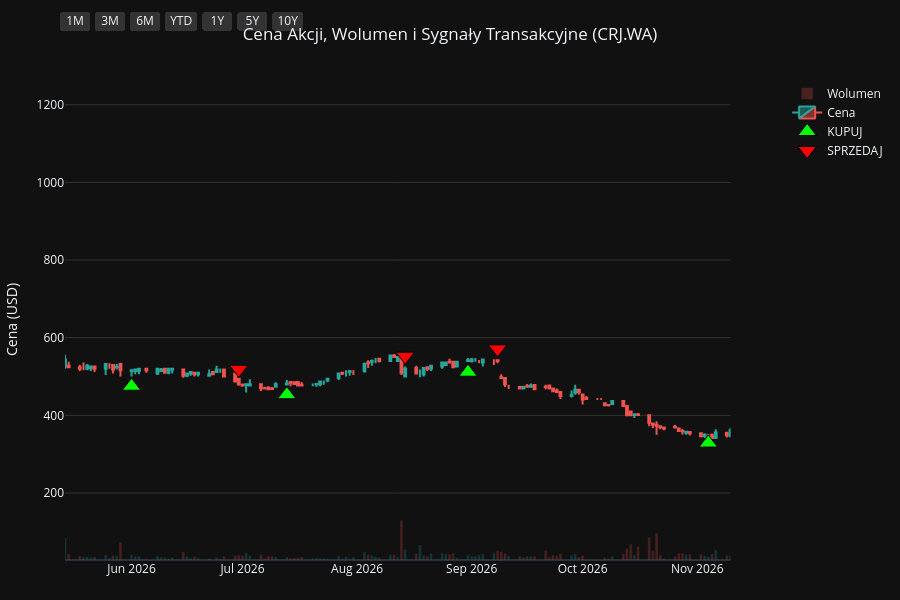
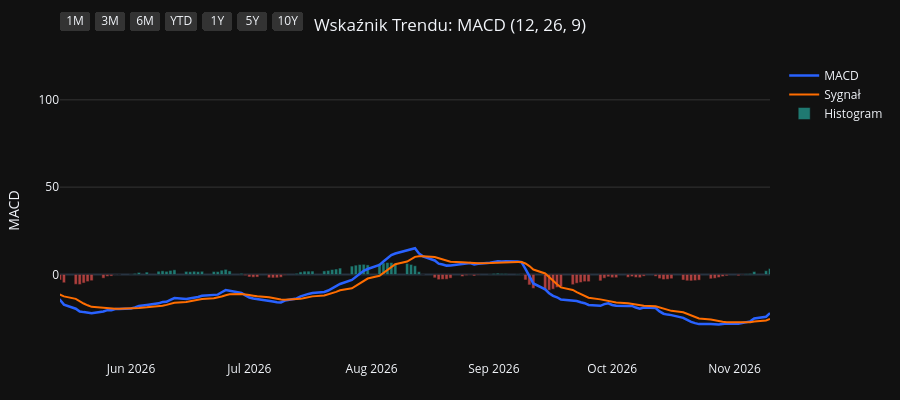
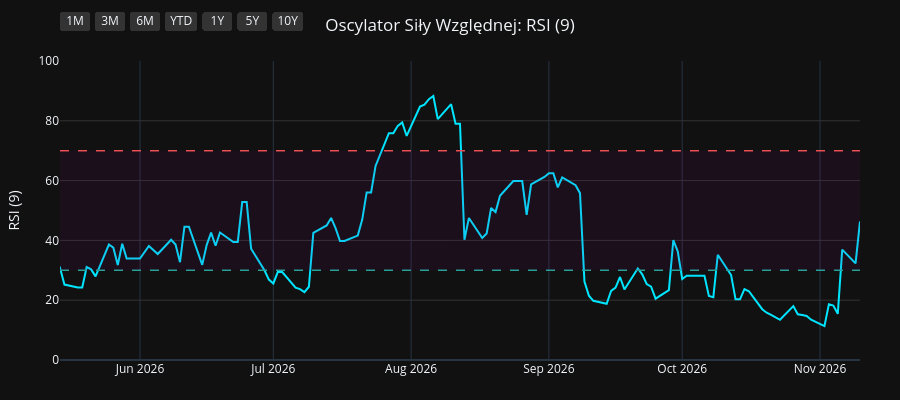
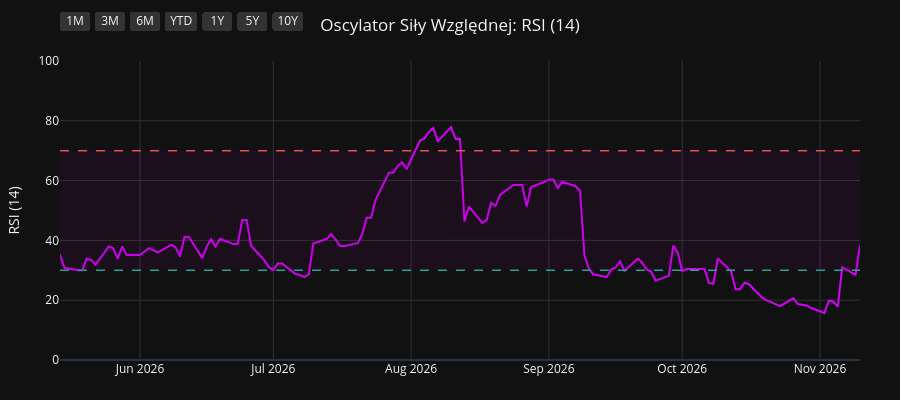

Source (notebook cell) for these figures, in order:
### Code cell
import os
import yfinance as yf
import pandas as pd
import pandas_ta as ta
import plotly.graph_objects as go
from plotly.subplots import make_subplots

# 1. Pobranie i przygotowanie danych
symbol = os.environ.get("STOCK_TICKER", "").strip().upper()
if not symbol:
    raise RuntimeError("Set STOCK_TICKER before running price_extractor.ipynb")
df = yf.Ticker(symbol).history(period="10y")
df.index = df.index.tz_localize(None)

# Wskaźniki i sygnały
df.ta.macd(fast=12, slow=26, signal=9, append=True)
df.ta.rsi(length=9, append=True)
df.ta.rsi(length=14, append=True)
df.ta.rsi(length=21, append=True)
df.dropna(inplace=True)

macd = df['MACD_12_26_9']
signal = df['MACDs_12_26_9']
wczorajszy_macd = macd.shift(1)
wczorajszy_signal = signal.shift(1)

df['Decyzja'] = 'BRAK'
df.loc[(macd > signal) & (wczorajszy_macd <= wczorajszy_signal), 'Decyzja'] = 'KUPUJ'
df.loc[(macd < signal) & (wczorajszy_macd >= wczorajszy_signal), 'Decyzja'] = 'SPRZEDAJ'

df_kupuj = df[df['Decyzja'] == 'KUPUJ']
df_sprzedaj = df[df['Decyzja'] == 'SPRZEDAJ']
df_dywidendy = df[df['Dividends'] > 0]
df_splity = df[df['Stock Splits'] > 0]

# Wspólna konfiguracja osi X
konfiguracja_osi_x = dict(
    type="date",
    showspikes=True, spikemode="across", spikesnap="cursor", spikedash="dot", spikecolor="#ffffff", spikethickness=1, hoverformat="%Y-%m-%d",
    rangeselector=dict(
        buttons=list([
            dict(count=1, label="1M", step="month", stepmode="backward"),
            dict(count=3, label="3M", step="month", stepmode="backward"),
            dict(count=6, label="6M", step="month", stepmode="backward"),
            dict(count=1, label="YTD", step="year", stepmode="todate"),
            dict(count=1, label="1Y", step="year", stepmode="backward"),
            dict(count=5, label="5Y", step="year", stepmode="backward"),
            dict(step="all", label="10Y")
        ]),
        bgcolor="#333333", activecolor="#2962ff", x=0, y=1.1
    )
)

# ==========================================
# WYKRES 1: CENA + WOLUMEN + SYGNAŁY
# ==========================================
fig1 = make_subplots(specs=[[{"secondary_y": True}]])

kolory_wolumenu = ['#26a69a' if row['Close'] >= row['Open'] else '#ef5350' for index, row in df.iterrows()]
fig1.add_trace(go.Bar(x=df.index, y=df['Volume'], marker_color=kolory_wolumenu, opacity=0.25, name='Wolumen'), secondary_y=True)
fig1.add_trace(go.Candlestick(x=df.index, open=df['Open'], high=df['High'], low=df['Low'], close=df['Close'], name='Cena', increasing_line_color='#26a69a', decreasing_line_color='#ef5350'), secondary_y=False)
fig1.add_trace(go.Scatter(x=df_kupuj.index, y=df_kupuj['Low'] * 0.95, customdata=df_kupuj[['Low', 'High']], mode='markers', marker=dict(symbol='triangle-up', size=16, color='#00ff00', line=dict(width=1, color='black')), name='KUPUJ', hovertemplate='KUPUJ<br>Najniższa: %{customdata[0]:.2f}<br>Najwyższa: %{customdata[1]:.2f}<extra></extra>'), secondary_y=False)
fig1.add_trace(go.Scatter(x=df_sprzedaj.index, y=df_sprzedaj['High'] * 1.05, customdata=df_sprzedaj[['Low', 'High']], mode='markers', marker=dict(symbol='triangle-down', size=16, color='#ff0000', line=dict(width=1, color='black')), name='SPRZEDAJ', hovertemplate='SPRZEDAJ<br>Najniższa: %{customdata[0]:.2f}<br>Najwyższa: %{customdata[1]:.2f}<extra></extra>'), secondary_y=False)

if not df_dywidendy.empty:
    fig1.add_trace(go.Scatter(x=df_dywidendy.index, y=df_dywidendy['Low'] * 0.90, mode='markers+text', marker=dict(symbol='circle', size=12, color='#29b6f6', line=dict(width=1, color='white')), text=df_dywidendy['Dividends'].apply(lambda x: f"{x}$"), textposition="bottom center", name='Dywidenda', showlegend=False, hovertemplate='Dywidenda: %{text}<extra></extra>', textfont=dict(color="#29b6f6")), secondary_y=False)
if not df_splity.empty:
                    fig1.add_trace(go.Scatter(x=df_splity.index, y=df_splity['High'], mode='markers+text', marker=dict(symbol='star', size=16, color='#ffee58', line=dict(width=1, color='black')), text=df_splity['Stock Splits'].apply(lambda x: f"{x:g}:1" if x >= 1 else f"1:{1 / x:g}"), textposition="top center", name='Split', hovertemplate='%{text}<extra></extra>', textfont=dict(color="#ffee58")), secondary_y=False)

fig1.update_layout(title=dict(text=f"Cena Akcji, Wolumen i Sygnały Transakcyjne ({symbol})", x=0.5, xanchor='center'), dragmode='pan', xaxis_rangeslider_visible=False, template='plotly_dark', height=600, hovermode='x unified', margin=dict(l=60, r=40, t=60, b=40))
fig1.update_xaxes(**konfiguracja_osi_x)
fig1.update_xaxes(range=[df.index.max() - pd.Timedelta(days=180), df.index.max()])
fig1.update_yaxes(title_text="Cena (USD)", secondary_y=False, gridcolor='#333333')
fig1.update_yaxes(range=[0, df['Volume'].max() * 4], showgrid=False, showticklabels=False, secondary_y=True)
fig1.show(config={'scrollZoom': True})

# ==========================================
# WYKRES 2: WSKAŹNIK MACD
# ==========================================
fig2 = go.Figure()
fig2.add_trace(go.Scatter(x=df.index, y=df['MACD_12_26_9'], line=dict(color='#2962ff', width=2.5), name='MACD'))
fig2.add_trace(go.Scatter(x=df.index, y=df['MACDs_12_26_9'], line=dict(color='#ff6d00', width=2), name='Sygnał'))
kolory_macd = ['#26a69a' if val >= 0 else '#ef5350' for val in df['MACDh_12_26_9']]
fig2.add_trace(go.Bar(x=df.index, y=df['MACDh_12_26_9'], marker_color=kolory_macd, name='Histogram', opacity=0.7))
fig2.update_layout(title=dict(text="Wskaźnik Trendu: MACD (12, 26, 9)", x=0.5, xanchor='center'), dragmode='pan', xaxis_rangeslider_visible=False, template='plotly_dark', height=400, hovermode='x unified', margin=dict(l=60, r=40, t=60, b=40))
fig2.update_xaxes(**konfiguracja_osi_x)
fig2.update_xaxes(range=[df.index.max() - pd.Timedelta(days=180), df.index.max()])
fig2.update_yaxes(title_text="MACD", gridcolor='#333333')
fig2.show(config={'scrollZoom': True})

# ==========================================
# WYKRES 3: OSCYLATOR RSI (9)
# ==========================================
fig3 = go.Figure()
fig3.add_trace(go.Scatter(x=df.index, y=df['RSI_9'], line=dict(color='#00e5ff', width=2), name='RSI (9)'))
fig3.add_hline(y=70, line_dash="dash", line_color="#ef5350", line_width=1.5)
fig3.add_hline(y=30, line_dash="dash", line_color="#26a69a", line_width=1.5)
fig3.add_hrect(y0=30, y1=70, line_width=0, fillcolor="purple", opacity=0.1)
fig3.update_layout(title=dict(text="Oscylator Siły Względnej: RSI (9)", x=0.5, xanchor='center'), dragmode='pan', xaxis_rangeslider_visible=False, template='plotly_dark', height=400, hovermode='x unified', margin=dict(l=60, r=40, t=60, b=40))
fig3.update_xaxes(**konfiguracja_osi_x)
fig3.update_xaxes(range=[df.index.max() - pd.Timedelta(days=180), df.index.max()])
fig3.update_yaxes(title_text="RSI (9)", range=[0, 100], gridcolor='#333333')
fig3.show(config={'scrollZoom': True})

# ==========================================
# WYKRES 4: OSCYLATOR RSI (14)
# ==========================================
fig4 = go.Figure()
fig4.add_trace(go.Scatter(x=df.index, y=df['RSI_14'], line=dict(color='#d500f9', width=2), name='RSI (14)'))
fig4.add_hline(y=70, line_dash="dash", line_color="#ef5350", line_width=1.5)
fig4.add_hline(y=30, line_dash="dash", line_color="#26a69a", line_width=1.5)
fig4.add_hrect(y0=30, y1=70, line_width=0, fillcolor="purple", opacity=0.1)
fig4.update_layout(title=dict(text="Oscylator Siły Względnej: RSI (14)", x=0.5, xanchor='center'), dragmode='pan', xaxis_rangeslider_visible=False, template='plotly_dark', height=400, hovermode='x unified', margin=dict(l=60, r=40, t=60, b=40))
fig4.update_xaxes(**konfiguracja_osi_x)
fig4.update_xaxes(range=[df.index.max() - pd.Timedelta(days=180), df.index.max()])
fig4.update_yaxes(title_text="RSI (14)", range=[0, 100], gridcolor='#333333')
fig4.show(config={'scrollZoom': True})

# ==========================================
# WYKRES 5: OSCYLATOR RSI (21)
# ==========================================
fig5 = go.Figure()
fig5.add_trace(go.Scatter(x=df.index, y=df['RSI_21'], line=dict(color='#64dd17', width=2), name='RSI (21)'))
fig5.add_hline(y=70, line_dash="dash", line_color="#ef5350", line_width=1.5)
fig5.add_hline(y=30, line_dash="dash", line_color="#26a69a", line_width=1.5)
fig5.add_hrect(y0=30, y1=70, line_width=0, fillcolor="purple", opacity=0.1)
fig5.update_layout(title=dict(text="Oscylator Siły Względnej: RSI (21)", x=0.5, xanchor='center'), dragmode='pan', xaxis_rangeslider_visible=False, template='plotly_dark', height=400, hovermode='x unified', margin=dict(l=60, r=40, t=60, b=40))
fig5.update_xaxes(**konfiguracja_osi_x)
fig5.update_xaxes(range=[df.index.max() - pd.Timedelta(days=180), df.index.max()])
fig5.update_yaxes(title_text="RSI (21)", range=[0, 100], gridcolor='#333333')
fig5.show(config={'scrollZoom': True})

### Figure 1 — Plotly figure (JSON) as saved in the notebook; plotly's stock layout.template omitted (floating-point values rounded to 4 significant figures; data arrays with more than 128 entries replaced by an {"elided": "..."} marker saying what was removed)
{"data": [{"marker": {"color": {"elided": "2061 str values"}}, "name": "Wolumen", "opacity": 0.25, "type": "bar", "x": {"elided": "2061 str values"}, "xaxis": "x", "y": {"elided": "2061 int values"}, "yaxis": "y2"}, {"close": {"elided": "2061 float values"}, "decreasing": {"line": {"color": "#ef5350"}}, "high": {"elided": "2061 float values"}, "increasing": {"line": {"color": "#26a69a"}}, "low": {"elided": "2061 float values"}, "name": "Cena", "open": {"elided": "2061 float values"}, "type": "candlestick", "x": {"elided": "2061 str values"}, "xaxis": "x", "yaxis": "y"}, {"customdata": {"elided": "82x2 float values"}, "hovertemplate": "KUPUJ<br>Najniższa: %{customdata[0]:.2f}<br>Najwyższa: %{customdata[1]:.2f}<extra></extra>", "marker": {"color": "#00ff00", "line": {"color": "black", "width": 1}, "size": 16, "symbol": "triangle-up"}, "mode": "markers", "name": "KUPUJ", "type": "scatter", "x": ["2018-11-07T00:00:00", "2018-11-26T00:00:00", "2018-12-12T00:00:00", "2019-01-02T00:00:00", "2019-04-04T00:00:00", "2019-05-06T00:00:00", "2019-06-17T00:00:00", "2019-07-25T00:00:00", "2019-08-09T00:00:00", "2019-10-07T00:00:00", "2019-11-25T00:00:00", "2019-12-27T00:00:00", "2020-02-06T00:00:00", "2020-02-19T00:00:00", "2020-03-20T00:00:00", "2020-05-26T00:00:00", "2020-06-17T00:00:00", "2020-07-14T00:00:00", "2020-08-17T00:00:00", "2020-08-28T00:00:00", "2020-09-30T00:00:00", "2020-11-05T00:00:00", "2020-12-07T00:00:00", "2020-12-28T00:00:00", "2021-03-09T00:00:00", "2021-04-07T00:00:00", "2021-04-20T00:00:00", "2021-05-17T00:00:00", "2021-07-07T00:00:00", "2021-08-09T00:00:00", "2021-09-15T00:00:00", "2021-09-24T00:00:00", "2021-10-21T00:00:00", "2022-01-03T00:00:00", "2022-02-09T00:00:00", "2022-03-17T00:00:00", "2022-05-26T00:00:00", "2022-06-27T00:00:00", "2022-07-08T00:00:00", "2022-09-07T00:00:00", "2022-10-10T00:00:00", "2022-11-02T00:00:00", "2023-01-09T00:00:00", "2023-03-02T00:00:00", "2023-03-08T00:00:00", "2023-03-21T00:00:00", "2023-04-14T00:00:00", "2023-05-19T00:00:00", "2023-06-28T00:00:00", "2023-07-27T00:00:00", "2023-09-27T00:00:00", "2023-10-06T00:00:00", "2023-11-02T00:00:00", "2023-12-14T00:00:00", "2024-01-23T00:00:00", "2024-02-02T00:00:00", "2024-04-03T00:00:00", "2024-05-07T00:00:00", "2024-06-05T00:00:00", "2024-08-08T00:00:00", "2024-08-22T00:00:00", "2024-08-28T00:00:00", "2024-09-13T00:00:00", "2024-10-09T00:00:00", "2024-11-25T00:00:00", "2024-12-10T00:00:00", "2025-04-15T00:00:00", "2025-05-14T00:00:00", "2025-06-20T00:00:00", "2025-07-18T00:00:00", "2025-07-29T00:00:00", "2025-08-25T00:00:00", "2025-10-10T00:00:00", "2025-11-24T00:00:00", "2025-12-19T00:00:00", "2026-02-27T00:00:00", "2026-04-10T00:00:00", "2026-05-08T00:00:00", "2026-06-01T00:00:00", "2026-07-13T00:00:00", "2026-08-31T00:00:00", "2026-11-04T00:00:00"], "xaxis": "x", "y": [126.7, 115.2, 116.0, 116.0, 134.8, 136.0, 124.2, 146.6, 166.7, 152.2, 147.1, 142.0, 167.5, 170.8, 135.7, 524.7, 627.6, 992.9, 939.8, 988.8, 800.9, 812.3, 769.8, 766.5, 797.6, 780.4, 744.5, 675.8, 688.1, 608.0, 598.2, 585.1, 573.7, 649.7, 636.6, 556.5, 454.4, 418.5, 386.0, 538.9, 513.3, 509.0, 612.4, 683.3, 685.8, 691.8, 719.1, 674.7, 683.3, 632.0, 608.2, 599.2, 541.5, 501.0, 544.3, 535.2, 491.1, 528.9, 455.0, 456.0, 444.9, 444.0, 401.4, 344.6, 293.2, 236.8, 325.6, 342.2, 395.2, 441.8, 462.6, 446.5, 412.3, 400.9, 370.5, 594.7, 598.5, 551.0, 475.0, 453.1, 511.1, 328.7], "yaxis": "y"}, {"customdata": {"elided": "82x2 float values"}, "hovertemplate": "SPRZEDAJ<br>Najniższa: %{customdata[0]:.2f}<br>Najwyższa: %{customdata[1]:.2f}<extra></extra>", "marker": {"color": "#ff0000", "line": {"color": "black", "width": 1}, "size": 16, "symbol": "triangle-down"}, "mode": "markers", "name": "SPRZEDAJ", "type": "scatter", "x": ["2018-09-28T00:00:00", "2018-11-12T00:00:00", "2018-12-11T00:00:00", "2018-12-21T00:00:00", "2019-02-15T00:00:00", "2019-04-15T00:00:00", "2019-05-21T00:00:00", "2019-07-17T00:00:00", "2019-08-08T00:00:00", "2019-08-26T00:00:00", "2019-10-29T00:00:00", "2019-12-25T00:00:00", "2020-01-27T00:00:00", "2020-02-10T00:00:00", "2020-02-25T00:00:00", "2020-05-12T00:00:00", "2020-06-05T00:00:00", "2020-07-08T00:00:00", "2020-07-22T00:00:00", "2020-08-24T00:00:00", "2020-08-31T00:00:00", "2020-10-28T00:00:00", "2020-11-18T00:00:00", "2020-12-23T00:00:00", "2021-01-27T00:00:00", "2021-04-01T00:00:00", "2021-04-08T00:00:00", "2021-04-22T00:00:00", "2021-06-18T00:00:00", "2021-07-19T00:00:00", "2021-09-03T00:00:00", "2021-09-20T00:00:00", "2021-10-12T00:00:00", "2021-12-08T00:00:00", "2022-01-21T00:00:00", "2022-02-17T00:00:00", "2022-04-19T00:00:00", "2022-06-09T00:00:00", "2022-07-05T00:00:00", "2022-08-12T00:00:00", "2022-09-12T00:00:00", "2022-10-24T00:00:00", "2022-12-16T00:00:00", "2023-02-03T00:00:00", "2023-03-06T00:00:00", "2023-03-20T00:00:00", "2023-03-29T00:00:00", "2023-04-24T00:00:00", "2023-06-19T00:00:00", "2023-07-04T00:00:00", "2023-09-08T00:00:00", "2023-10-03T00:00:00", "2023-10-10T00:00:00", "2023-11-29T00:00:00", "2024-01-09T00:00:00", "2024-02-01T00:00:00", "2024-02-28T00:00:00", "2024-04-25T00:00:00", "2024-05-08T00:00:00", "2024-07-16T00:00:00", "2024-08-21T00:00:00", "2024-08-26T00:00:00", "2024-08-30T00:00:00", "2024-09-16T00:00:00", "2024-11-06T00:00:00", "2024-11-27T00:00:00", "2025-02-20T00:00:00", "2025-05-07T00:00:00", "2025-06-02T00:00:00", "2025-07-15T00:00:00", "2025-07-25T00:00:00", "2025-08-01T00:00:00", "2025-08-29T00:00:00", "2025-10-24T00:00:00", "2025-12-05T00:00:00", "2026-01-26T00:00:00", "2026-03-16T00:00:00", "2026-04-13T00:00:00", "2026-05-12T00:00:00", "2026-06-30T00:00:00", "2026-08-14T00:00:00", "2026-09-08T00:00:00"], "xaxis": "x", "y": [169.3, 131.0, 135.5, 132.8, 158.1, 156.3, 151.7, 163.5, 185.6, 207.7, 182.9, 156.8, 187.0, 187.9, 197.8, 532.9, 644.9, 1052.0, 1174.0, 1075.0, 1170.0, 907.8, 903.2, 867.1, 1070.0, 874.3, 886.1, 830.1, 829.2, 756.0, 678.3, 659.4, 653.0, 726.2, 740.7, 731.6, 643.1, 523.0, 442.7, 630.6, 606.0, 585.3, 660.8, 787.3, 763.7, 792.0, 788.2, 815.6, 783.5, 755.2, 706.1, 669.3, 677.2, 586.6, 624.4, 597.6, 629.4, 576.6, 595.6, 527.5, 495.8, 490.7, 490.7, 460.1, 355.3, 296.5, 379.3, 373.2, 444.7, 483.0, 501.9, 546.0, 493.5, 461.0, 431.6, 703.5, 701.4, 665.7, 609.0, 518.7, 552.3, 571.2], "yaxis": "y"}, {"hovertemplate": "Dywidenda: %{text}<extra></extra>", "marker": {"color": "#29b6f6", "line": {"color": "white", "width": 1}, "size": 12, "symbol": "circle"}, "mode": "markers+text", "name": "Dywidenda", "showlegend": false, "text": ["21.5$", "40.0$", "13.11$", "11.37$"], "textfont": {"color": "#29b6f6"}, "textposition": "bottom center", "type": "scatter", "x": ["2022-06-20T00:00:00", "2023-08-28T00:00:00", "2024-06-21T00:00:00", "2025-06-20T00:00:00"], "xaxis": "x", "y": [382.7, 618.9, 432.0, 374.4], "yaxis": "y"}], "layout": {"dragmode": "pan", "height": 600, "hovermode": "x unified", "margin": {"b": 40, "l": 60, "r": 40, "t": 60}, "title": {"text": "Cena Akcji, Wolumen i Sygnały Transakcyjne (CRJ.WA)", "x": 0.5, "xanchor": "center"}, "xaxis": {"anchor": "y", "domain": [0.0, 0.94], "hoverformat": "%Y-%m-%d", "range": ["2026-05-14T00:00:00", "2026-11-10T00:00:00"], "rangeselector": {"activecolor": "#2962ff", "bgcolor": "#333333", "buttons": [{"count": 1, "label": "1M", "step": "month", "stepmode": "backward"}, {"count": 3, "label": "3M", "step": "month", "stepmode": "backward"}, {"count": 6, "label": "6M", "step": "month", "stepmode": "backward"}, {"count": 1, "label": "YTD", "step": "year", "stepmode": "todate"}, {"count": 1, "label": "1Y", "step": "year", "stepmode": "backward"}, {"count": 5, "label": "5Y", "step": "year", "stepmode": "backward"}, {"label": "10Y", "step": "all"}], "x": 0, "y": 1.1}, "rangeslider": {"visible": false}, "showspikes": true, "spikecolor": "#ffffff", "spikedash": "dot", "spikemode": "across", "spikesnap": "cursor", "spikethickness": 1, "type": "date"}, "yaxis": {"anchor": "x", "domain": [0.0, 1.0], "gridcolor": "#333333", "title": {"text": "Cena (USD)"}}, "yaxis2": {"anchor": "x", "overlaying": "y", "range": [0, 159408], "showgrid": false, "showticklabels": false, "side": "right"}}}

### Figure 2 — Plotly figure (JSON) as saved in the notebook; plotly's stock layout.template omitted (floating-point values rounded to 4 significant figures; data arrays with more than 128 entries replaced by an {"elided": "..."} marker saying what was removed)
{"data": [{"line": {"color": "#2962ff", "width": 2.5}, "name": "MACD", "type": "scatter", "x": {"elided": "2061 str values"}, "y": {"elided": "2061 float values"}}, {"line": {"color": "#ff6d00", "width": 2}, "name": "Sygnał", "type": "scatter", "x": {"elided": "2061 str values"}, "y": {"elided": "2061 float values"}}, {"marker": {"color": {"elided": "2061 str values"}}, "name": "Histogram", "opacity": 0.7, "type": "bar", "x": {"elided": "2061 str values"}, "y": {"elided": "2061 float values"}}], "layout": {"dragmode": "pan", "height": 400, "hovermode": "x unified", "margin": {"b": 40, "l": 60, "r": 40, "t": 60}, "title": {"text": "Wskaźnik Trendu: MACD (12, 26, 9)", "x": 0.5, "xanchor": "center"}, "xaxis": {"hoverformat": "%Y-%m-%d", "range": ["2026-05-14T00:00:00", "2026-11-10T00:00:00"], "rangeselector": {"activecolor": "#2962ff", "bgcolor": "#333333", "buttons": [{"count": 1, "label": "1M", "step": "month", "stepmode": "backward"}, {"count": 3, "label": "3M", "step": "month", "stepmode": "backward"}, {"count": 6, "label": "6M", "step": "month", "stepmode": "backward"}, {"count": 1, "label": "YTD", "step": "year", "stepmode": "todate"}, {"count": 1, "label": "1Y", "step": "year", "stepmode": "backward"}, {"count": 5, "label": "5Y", "step": "year", "stepmode": "backward"}, {"label": "10Y", "step": "all"}], "x": 0, "y": 1.1}, "rangeslider": {"visible": false}, "showspikes": true, "spikecolor": "#ffffff", "spikedash": "dot", "spikemode": "across", "spikesnap": "cursor", "spikethickness": 1, "type": "date"}, "yaxis": {"gridcolor": "#333333", "title": {"text": "MACD"}}}}

### Figure 3 — Plotly figure (JSON) as saved in the notebook; plotly's stock layout.template omitted (floating-point values rounded to 4 significant figures; data arrays with more than 128 entries replaced by an {"elided": "..."} marker saying what was removed)
{"data": [{"line": {"color": "#00e5ff", "width": 2}, "name": "RSI (9)", "type": "scatter", "x": {"elided": "2061 str values"}, "y": {"elided": "2061 float values"}}], "layout": {"dragmode": "pan", "height": 400, "hovermode": "x unified", "margin": {"b": 40, "l": 60, "r": 40, "t": 60}, "shapes": [{"line": {"color": "#ef5350", "dash": "dash", "width": 1.5}, "type": "line", "x0": 0, "x1": 1, "xref": "x domain", "y0": 70, "y1": 70, "yref": "y"}, {"line": {"color": "#26a69a", "dash": "dash", "width": 1.5}, "type": "line", "x0": 0, "x1": 1, "xref": "x domain", "y0": 30, "y1": 30, "yref": "y"}, {"fillcolor": "purple", "line": {"width": 0}, "opacity": 0.1, "type": "rect", "x0": 0, "x1": 1, "xref": "x domain", "y0": 30, "y1": 70, "yref": "y"}], "title": {"text": "Oscylator Siły Względnej: RSI (9)", "x": 0.5, "xanchor": "center"}, "xaxis": {"hoverformat": "%Y-%m-%d", "range": ["2026-05-14T00:00:00", "2026-11-10T00:00:00"], "rangeselector": {"activecolor": "#2962ff", "bgcolor": "#333333", "buttons": [{"count": 1, "label": "1M", "step": "month", "stepmode": "backward"}, {"count": 3, "label": "3M", "step": "month", "stepmode": "backward"}, {"count": 6, "label": "6M", "step": "month", "stepmode": "backward"}, {"count": 1, "label": "YTD", "step": "year", "stepmode": "todate"}, {"count": 1, "label": "1Y", "step": "year", "stepmode": "backward"}, {"count": 5, "label": "5Y", "step": "year", "stepmode": "backward"}, {"label": "10Y", "step": "all"}], "x": 0, "y": 1.1}, "rangeslider": {"visible": false}, "showspikes": true, "spikecolor": "#ffffff", "spikedash": "dot", "spikemode": "across", "spikesnap": "cursor", "spikethickness": 1, "type": "date"}, "yaxis": {"gridcolor": "#333333", "range": [0, 100], "title": {"text": "RSI (9)"}}}}

### Figure 4 — Plotly figure (JSON) as saved in the notebook; plotly's stock layout.template omitted (floating-point values rounded to 4 significant figures; data arrays with more than 128 entries replaced by an {"elided": "..."} marker saying what was removed)
{"data": [{"line": {"color": "#d500f9", "width": 2}, "name": "RSI (14)", "type": "scatter", "x": {"elided": "2061 str values"}, "y": {"elided": "2061 float values"}}], "layout": {"dragmode": "pan", "height": 400, "hovermode": "x unified", "margin": {"b": 40, "l": 60, "r": 40, "t": 60}, "shapes": [{"line": {"color": "#ef5350", "dash": "dash", "width": 1.5}, "type": "line", "x0": 0, "x1": 1, "xref": "x domain", "y0": 70, "y1": 70, "yref": "y"}, {"line": {"color": "#26a69a", "dash": "dash", "width": 1.5}, "type": "line", "x0": 0, "x1": 1, "xref": "x domain", "y0": 30, "y1": 30, "yref": "y"}, {"fillcolor": "purple", "line": {"width": 0}, "opacity": 0.1, "type": "rect", "x0": 0, "x1": 1, "xref": "x domain", "y0": 30, "y1": 70, "yref": "y"}], "title": {"text": "Oscylator Siły Względnej: RSI (14)", "x": 0.5, "xanchor": "center"}, "xaxis": {"hoverformat": "%Y-%m-%d", "range": ["2026-05-14T00:00:00", "2026-11-10T00:00:00"], "rangeselector": {"activecolor": "#2962ff", "bgcolor": "#333333", "buttons": [{"count": 1, "label": "1M", "step": "month", "stepmode": "backward"}, {"count": 3, "label": "3M", "step": "month", "stepmode": "backward"}, {"count": 6, "label": "6M", "step": "month", "stepmode": "backward"}, {"count": 1, "label": "YTD", "step": "year", "stepmode": "todate"}, {"count": 1, "label": "1Y", "step": "year", "stepmode": "backward"}, {"count": 5, "label": "5Y", "step": "year", "stepmode": "backward"}, {"label": "10Y", "step": "all"}], "x": 0, "y": 1.1}, "rangeslider": {"visible": false}, "showspikes": true, "spikecolor": "#ffffff", "spikedash": "dot", "spikemode": "across", "spikesnap": "cursor", "spikethickness": 1, "type": "date"}, "yaxis": {"gridcolor": "#333333", "range": [0, 100], "title": {"text": "RSI (14)"}}}}
